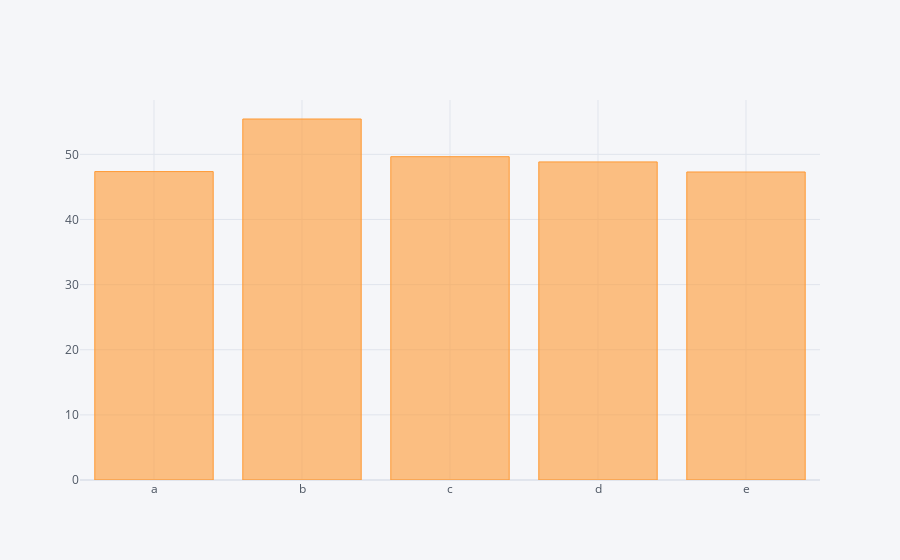

The cell this chart's notebook holds for it:
### Code cell
df1.sum().iplot(kind = "bar")

### Figure 1 — Plotly figure (JSON) as saved in the notebook; plotly's stock layout.template omitted (floating-point values rounded to 4 significant figures)
{"data": [{"marker": {"color": "rgba(255, 153, 51, 0.6)", "line": {"color": "rgba(255, 153, 51, 1.0)", "width": 1}}, "name": "None", "orientation": "v", "text": "", "type": "bar", "x": ["a", "b", "c", "d", "e"], "y": [47.35, 55.43, 49.64, 48.84, 47.29]}], "layout": {"legend": {"bgcolor": "#F5F6F9", "font": {"color": "#4D5663"}}, "paper_bgcolor": "#F5F6F9", "plot_bgcolor": "#F5F6F9", "title": {"font": {"color": "#4D5663"}}, "xaxis": {"gridcolor": "#E1E5ED", "showgrid": true, "tickfont": {"color": "#4D5663"}, "title": {"font": {"color": "#4D5663"}, "text": ""}, "zerolinecolor": "#E1E5ED"}, "yaxis": {"gridcolor": "#E1E5ED", "showgrid": true, "tickfont": {"color": "#4D5663"}, "title": {"font": {"color": "#4D5663"}, "text": ""}, "zerolinecolor": "#E1E5ED"}}}
